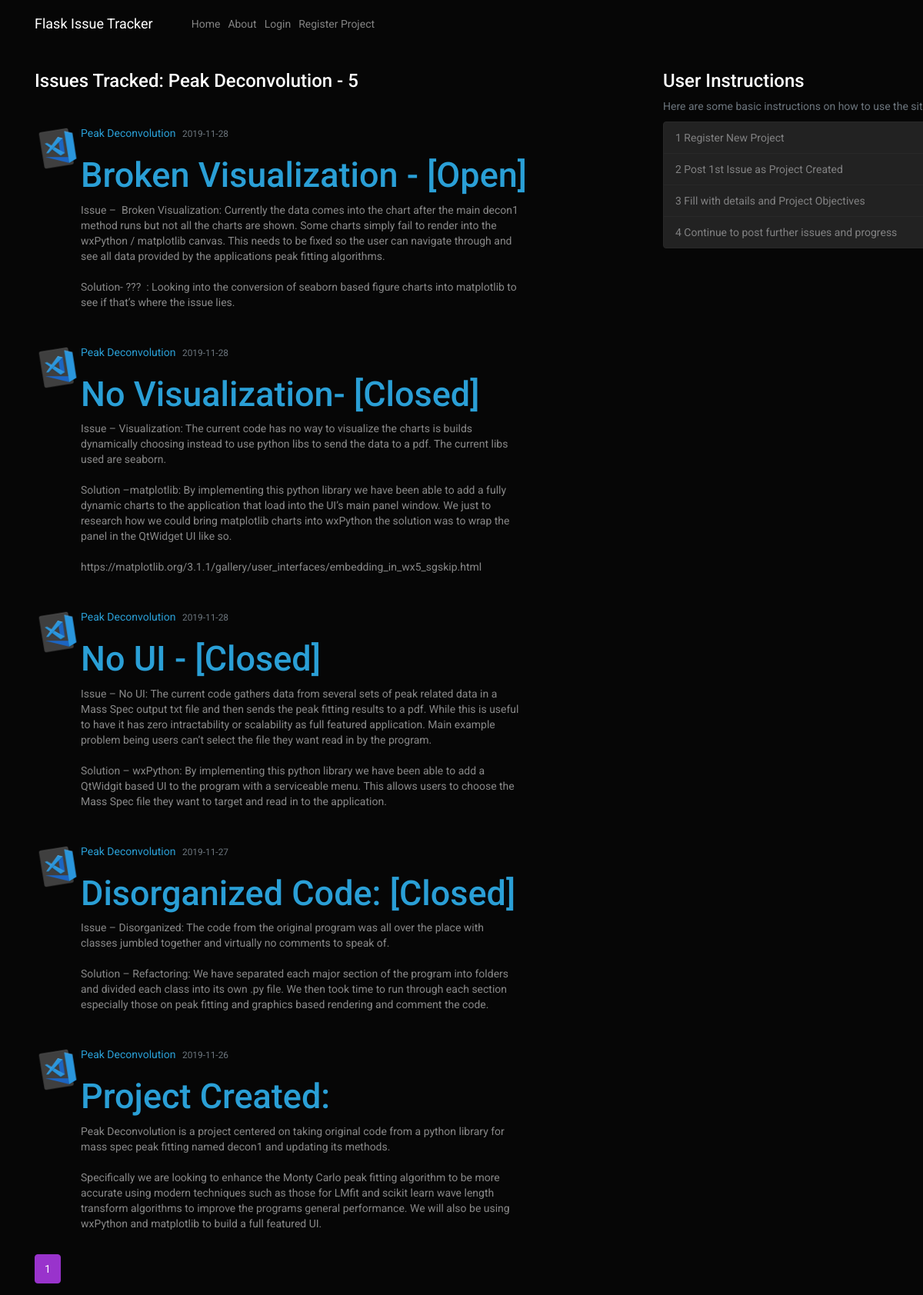
The app's page /user/Peak Deconvolution with its own data.
### flask_issue_tracker/Models.py (models this page shows, shortened)
class User (db.Model, UserMixin):
    id = db.Column(db.Integer, primary_key=True)
    username = db.Column(db.String(20), unique=True, nullable=False)
    email = db.Column(db.String(120), unique=True, nullable=False)
    image_file = db.Column(db.String(20), nullable=False, default='default.jpg')
    password = db.Column(db.String(60), nullable=False)
    posts = db.relationship('Post', backref='author', lazy=True)

class Post (db.Model):
    id = db.Column(db.Integer, primary_key=True)
    title = db.Column(db.String(100), nullable=False)
    date_posted = db.Column(db.DateTime, nullable=False, default=datetime.utcnow)
    content = db.Column(db.Text, nullable=False)
    user_id = db.Column(db.Integer, db.ForeignKey('user.id'), nullable=False)

### flask_issue_tracker/users/routes.py (the view)
@users.route("/user/<string:username>")
def user_posts(username):
    user = User.query.filter_by(username = username).first_or_404()
    page = request.args.get('page', 1, type =int)
    posts = Post.query.filter_by(author= user)\
        .order_by(Post.date_posted.desc())\
        .paginate(page=page, per_page=5)
    return render_template('user_posts.html', posts=posts, user= user)

### flask_issue_tracker/templates/user_posts.html (shortened to what this page needs)
{% extends "layout.html" %}
{% block content %}
    <h4 class="mb-3">Issues Tracked: {{user.username}} - {{posts.total}}</h4>
    <br/>
    {% for post in posts.items %}
        <article class="media content-section">
            <img class="rounded article-img"
                 src="{{url_for('static',filename= 'profile_pics/'+ post.author.image_file)}}"
                 style="width:60px;height:60px;">
          <div class="media-body">
            <div class="article-metadata">
              <a class="mr-2" href="{{url_for('users.user_posts', username=post.author.username)}}">{{ post.author.username }}</a>
              <small class="text-muted">{{ post.date_posted.strftime('%Y-%m-%d')}}</small>
            </div>
            <h2><a class="article-title" href="{{url_for('posts.post', post_id=post.id)}}">{{ post.title }}</a></h2>
            <p class="article-content space" style="width: 85%">{{ post.content }}</p>
          </div>
        </article>
        <br/>
    {% endfor %}
    {% for page_num in posts.iter_pages(left_edge = 1, right_edge =1, left_current= 1, right_current=2) %}
        {% if page_num %}
            {% if posts.page==page_num %}
                <a class="btn btn-info mb-4" href="{{url_for('users.user_posts', username= user.username, page=page_num)}}">{{ page_num }} </a>
            {% else %}
                <a class="btn btn-outline-info mb-4" href="{{url_for('users.user_posts', username= user.username, page=page_num)}}">{{ page_num }} </a>
            {% endif %}
        {% endif %}
    {% endfor %}
{% endblock content %}

### flask_issue_tracker/templates/layout.html (shortened to what this page needs)
<!DOCTYPE html>
<html lang="en">
<head>
    <link rel="stylesheet" href="https://stackpath.bootstrapcdn.com/bootstrap/4.3.1/css/bootstrap.min.css"
>
    <link rel="stylesheet" type="text/css" href="{{ url_for('static',filename='bootstrap_Cyborg.css') }}">
</head>
<body>
<header class="site-header">
  <nav class="navbar navbar-expand-md navbar-dark bg-steel fixed-top">
    <div class="container">
      <a class="navbar-brand mr-4" href="/">Flask Issue Tracker </a>
      <div class="collapse navbar-collapse" id="navbarToggle">
        <div class="navbar-nav mr-auto">
          <a class="nav-item nav-link" href="{{url_for('main.home')}}">Home</a>
          <a class="nav-item nav-link" href="{{url_for('main.about')}}">About</a>
        </div>
        <div class="navbar-nav">
            {% if current_user.is_authenticated %}
              <a class="nav-item nav-link" href="{{url_for('posts.new_post')}}">New Issue</a>
              <a class="nav-item nav-link" href="{{url_for('users.account')}}">Project Account</a>
              <a class="nav-item nav-link" href="{{url_for('users.logout')}}">Logout</a>
            {% else %}
              <a class="nav-item nav-link" href="{{url_for('users.login')}}">Login</a>
              <a class="nav-item nav-link" href="{{url_for('users.register')}}"> Register Project </a>
            {% endif %}
        </div>
      </div>
    </div>
  </nav>
</header>
<main role="main" class="container">
  <div class="row">
    <div class="col-md-8">
        {% block content %}
        {% endblock %}
    </div>
    <div class="col-md-4" style="left: 5%">
      <div class="content-section">
        <h4>User Instructions</h4>
        <p class='text-muted'>Here are some basic instructions on how to use the site.
          <ul class="list-group">
            <li class="list-group-item list-group-item-light">1 Register New Project</li>
            <li class="list-group-item list-group-item-light">2 Post 1st Issue as Project Created</li>
            <li class="list-group-item list-group-item-light">3 Fill with details and Project Objectives</li>
            <li class="list-group-item list-group-item-light">4 Continue to post further issues and progress</li>
          </ul>
        </p>
      </div>
    </div>
  </div>
</main>
</body>
</html>

### records on screen
User: username "Peak Deconvolution"
Post: image_file (placeholder picture), author.username "Peak Deconvolution", date_posted "2019-11-28", title "Broken Visualization - [Open]", content "Issue – Broken Visualization: Currently the data comes into the chart after the main decon1 method runs but not all the charts are shown. Some charts simply fail to render into the wxPython / matplotlib canvas. This needs to be fixed so the user can navigate through and see all data provided by the applications peak fitting algorithms. Solution- ??? : Looking into the conversion of seaborn based figure charts into matplotlib to see if that’s where the issue lies."
Post: image_file (placeholder picture), author.username "Peak Deconvolution", date_posted "2019-11-28", title "No Visualization- [Closed]", content "Issue – Visualization: The current code has no way to visualize the charts is builds dynamically choosing instead to use python libs to send the data to a pdf. The current libs used are seaborn. Solution –matplotlib: By implementing this python library we have been able to add a fully dynamic charts to the application that load into the UI’s main panel window. We just to research how we could bring matplotlib charts into wxPython the solution was to wrap the panel in the QtWidget UI like so. https://matplotlib.org/3.1.1/gallery/user_interfaces/embedding_in_wx5_sgskip.html"
Post: image_file (placeholder picture), author.username "Peak Deconvolution", date_posted "2019-11-28", title "No UI - [Closed]", content "Issue – No UI: The current code gathers data from several sets of peak related data in a Mass Spec output txt file and then sends the peak fitting results to a pdf. While this is useful to have it has zero intractability or scalability as full featured application. Main example problem being users can’t select the file they want read in by the program. Solution – wxPython: By implementing this python library we have been able to add a QtWidgit based UI to the program with a serviceable menu. This allows users to choose the Mass Spec file they want to target and read in to the application."
Post: image_file (placeholder picture), author.username "Peak Deconvolution", date_posted "2019-11-27", title "Disorganized Code: [Closed]", content "Issue – Disorganized: The code from the original program was all over the place with classes jumbled together and virtually no comments to speak of. Solution – Refactoring: We have separated each major section of the program into folders and divided each class into its own .py file. We then took time to run through each section especially those on peak fitting and graphics based rendering and comment the code."
Post: image_file (placeholder picture), author.username "Peak Deconvolution", date_posted "2019-11-26", title "Project Created:", content "Peak Deconvolution is a project centered on taking original code from a python library for mass spec peak fitting named decon1 and updating its methods. Specifically we are looking to enhance the Monty Carlo peak fitting algorithm to be more accurate using modern techniques such as those for LMfit and scikit learn wave length transform algorithms to improve the programs general performance. We will also be using wxPython and matplotlib to build a full featured UI."

### other values on screen
{{ posts.total }} "5"
{{ page_num }} "1"
